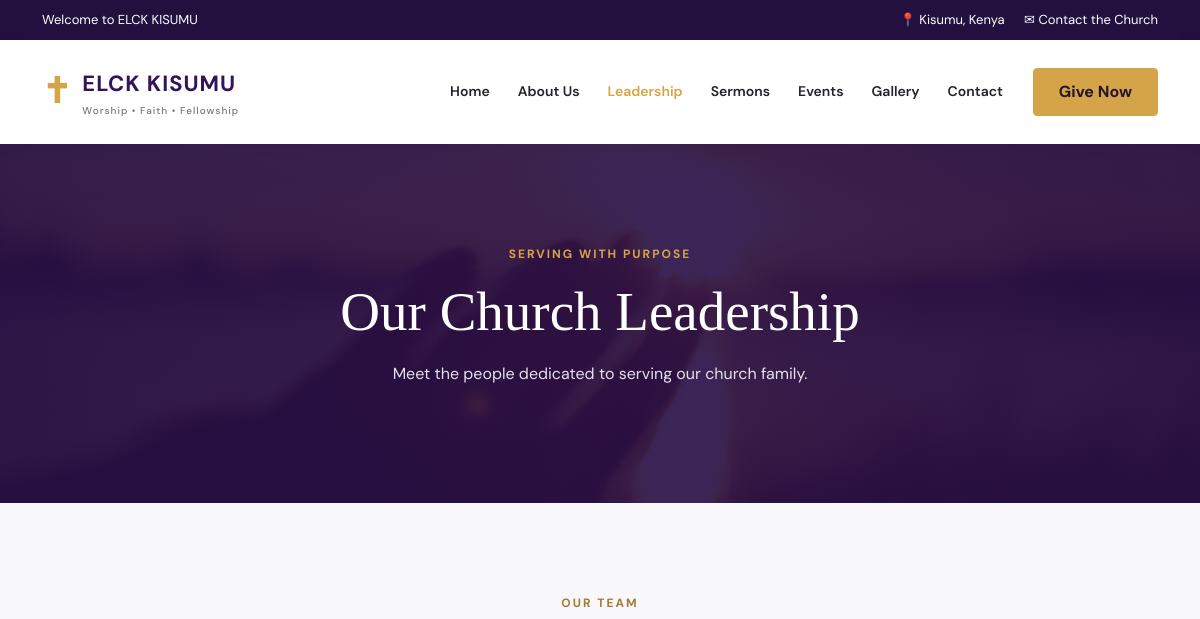
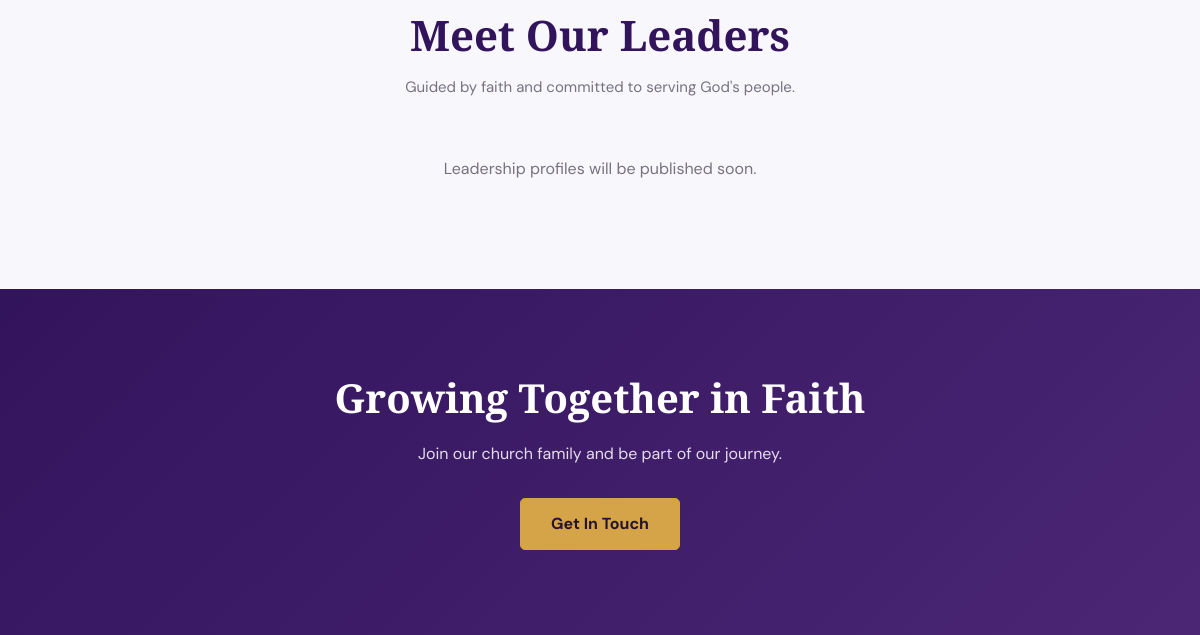
/leadership.php, run on an earlier commit of the app's database (2 pictures, top to bottom).
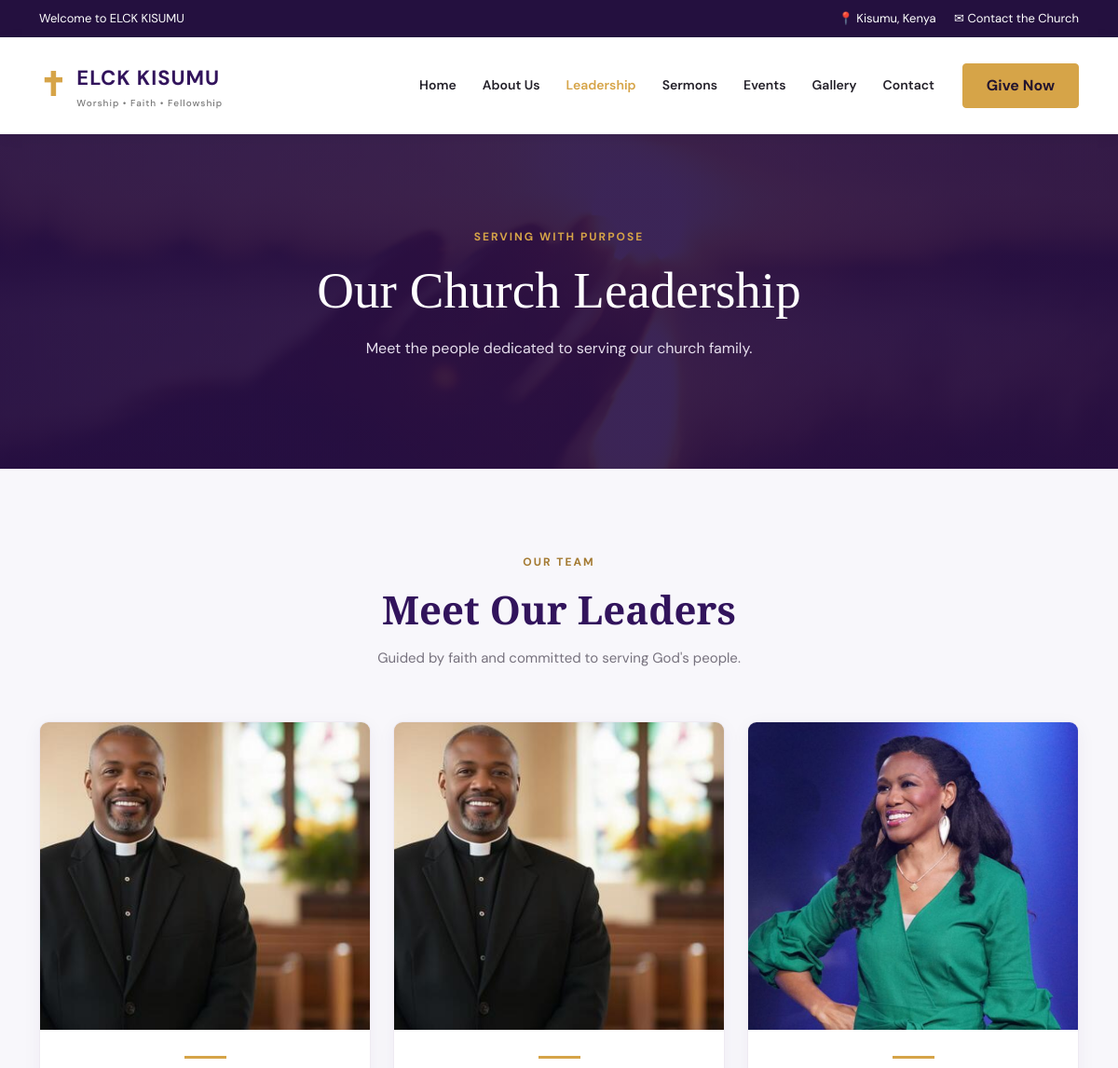
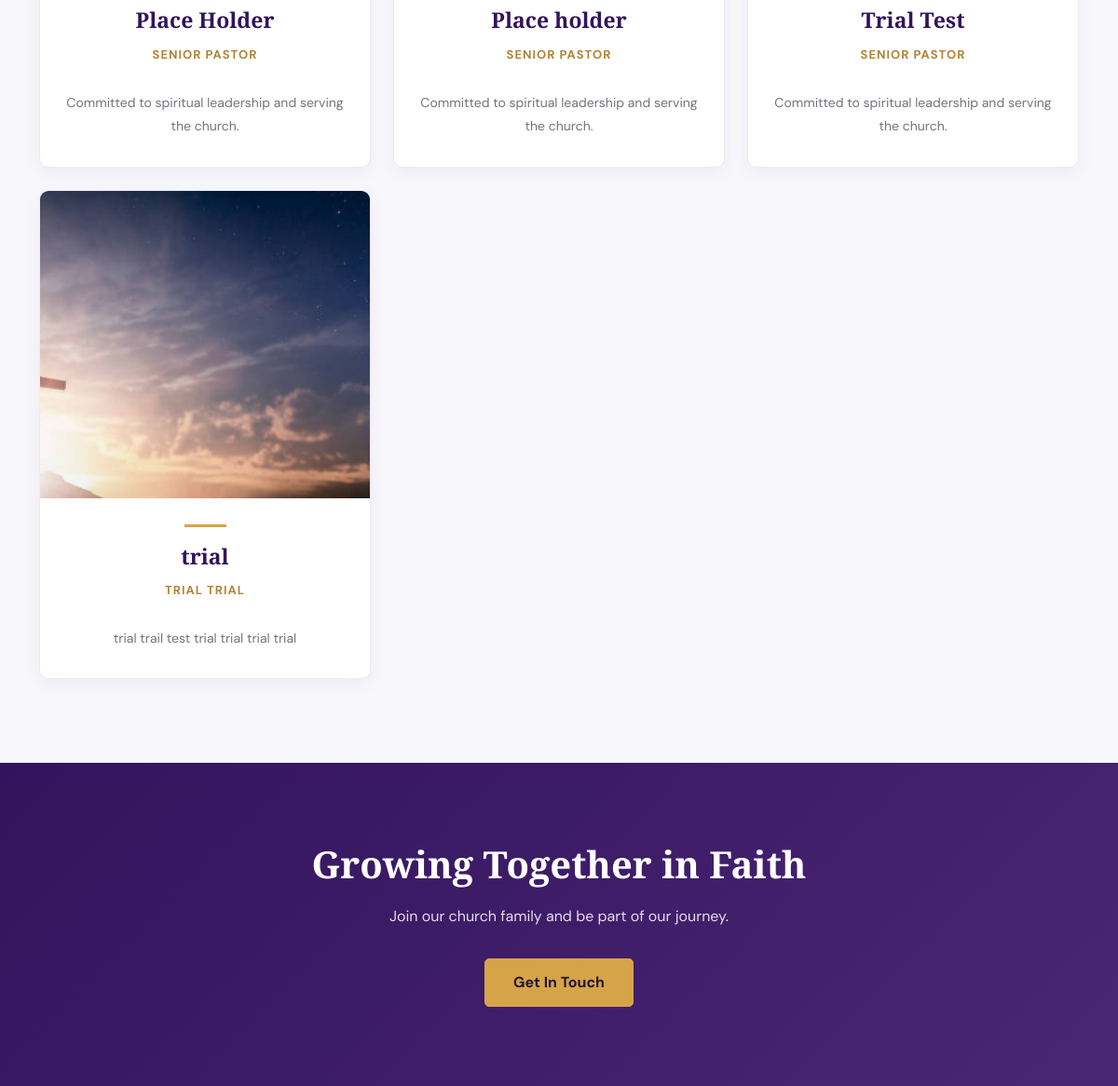
And on a later commit of the database (2 pictures, top to bottom).
### tables this page shows
CREATE TABLE `leaders` (
  `id` int(11) NOT NULL,
  `full_name` varchar(150) NOT NULL,
  `position` varchar(150) NOT NULL,
  `biography` text DEFAULT NULL,
  `photo` varchar(255) DEFAULT NULL,
  `created_at` timestamp NOT NULL DEFAULT current_timestamp()
);

### leadership.php (the view, shortened to what this page needs)
<?php
require_once 'config/database.php';
$stmt = $pdo->query("
    SELECT * FROM leaders
    ORDER BY id ASC
");
$leaders = $stmt->fetchAll();
require_once 'includes/header.php';
?>
<section class="page-banner">
    <div class="container text-center">
        <span class="section-label light-label">SERVING WITH PURPOSE</span>
        <h1>Our Church Leadership</h1>
        <p>Meet the people dedicated to serving our church family.</p>
    </div>
</section>
<section class="leadership-section">
    <div class="container">
        <div class="section-heading text-center">
            <span class="section-label">OUR TEAM</span>
            <h2 class="section-title">Meet Our Leaders</h2>
            <p>Guided by faith and committed to serving God's people.</p>
        </div>
        <div class="row g-4">
            <?php if ($leaders): ?>
                <?php foreach ($leaders as $leader): ?>
                    <div class="col-md-4">
                        <div class="leader-card">
                            <?php if (!empty($leader['photo'])): ?>
                                <img
                                    src="uploads/<?= htmlspecialchars($leader['photo']) ?>"
                                    class="leader-image"
                                    alt="<?= htmlspecialchars($leader['full_name']) ?>"
                                >
                            <?php else: ?>
                                <div class="leader-placeholder">✝</div>
                            <?php endif; ?>
                            <div class="leader-details">
                                <h4>
                                    <?= htmlspecialchars($leader['full_name']) ?>
                                </h4>
                                <span>
                                    <?= htmlspecialchars($leader['position']) ?>
                                </span>
                                <p class="mt-3">
                                    <?= htmlspecialchars($leader['biography'] ?? '') ?>
                                </p>
                            </div>
                        </div>
                    </div>
                <?php endforeach; ?>
            <?php else: ?>
                <div class="col-12 text-center">
                    <p>Leadership profiles will be published soon.</p>
                </div>
            <?php endif; ?>
        </div>
    </div>
</section>
<section class="about-cta">
    <div class="container text-center">
        <h2>Growing Together in Faith</h2>
        <p>Join our church family and be part of our journey.</p>
        <a href="contact.php" class="btn btn-gold">Get In Touch</a>
    </div>
</section>

### includes/header.php (shortened to what this page needs)
<?php
$current_page = basename($_SERVER['PHP_SELF']);
?>
<!DOCTYPE html>
<html lang="en">
<head>
    <link href="https://cdn.jsdelivr.net/npm/bootstrap@5.3.3/dist/css/bootstrap.min.css" rel="stylesheet">
    <link rel="stylesheet" href="assets/css/style.css">
</head>
<body>
<div class="top-bar">
    <div class="container d-flex justify-content-between flex-wrap">
        <div>
            <span>Welcome to ELCK KISUMU</span>
        </div>
        <div>
            <span>📍 Kisumu, Kenya</span>
            <span class="ms-3">✉ Contact the Church</span>
        </div>
    </div>
</div>
<nav class="navbar navbar-expand-lg main-navbar sticky-top">
    <div class="container">
        <a class="navbar-brand" href="index.php">
            <span class="brand-symbol">✝</span>
            <span>
                ELCK KISUMU
                <small>Worship • Faith • Fellowship</small>
            </span>
        </a>
        <div class="collapse navbar-collapse" id="mainNav">
            <ul class="navbar-nav ms-auto align-items-lg-center">
                <li class="nav-item">
                    <a class="nav-link <?= $current_page == 'index.php' ? 'active' : '' ?>"
                       href="index.php">Home</a>
                </li>
                <li class="nav-item">
                    <a class="nav-link <?= $current_page == 'about.php' ? 'active' : '' ?>"
                       href="about.php">About Us</a>
                </li>
                <li class="nav-item">
                    <a class="nav-link <?= $current_page == 'leadership.php' ? 'active' : '' ?>"
                       href="leadership.php">Leadership</a>
                </li>
                <li class="nav-item">
                    <a class="nav-link <?= $current_page == 'sermons.php' ? 'active' : '' ?>"
                       href="sermons.php">Sermons</a>
                </li>
                <li class="nav-item">
                    <a class="nav-link <?= $current_page == 'events.php' ? 'active' : '' ?>"
                       href="events.php">Events</a>
                </li>
                <li class="nav-item">
                    <a class="nav-link <?= $current_page == 'gallery.php' ? 'active' : '' ?>"
                       href="gallery.php">Gallery</a>
                </li>
                <li class="nav-item">
                    <a class="nav-link <?= $current_page == 'contact.php' ? 'active' : '' ?>"
                       href="contact.php">Contact</a>
                </li>
                <li class="nav-item ms-lg-3">
                    <a href="giving.php" class="btn btn-gold">
                        Give Now
                    </a>
                </li>
            </ul>
        </div>
    </div>
</nav>
<main>

What changed in the data, as far as the page shows it:
added leaders: photo (picture), full_name "Place Holder", position "SENIOR PASTOR", biography "Committed to spiritual leadership and serving the church."
added leaders: photo (picture), full_name "Place holder", position "SENIOR PASTOR", biography "Committed to spiritual leadership and serving the church."
added leaders: photo (picture), full_name "Trial Test", position "SENIOR PASTOR", biography "Committed to spiritual leadership and serving the church."
added leaders: photo (picture), full_name "trial", position "TRIAL TRIAL", biography "trial trail test trial trial trial trial"
Also different on the page:
text no longer shown: "Leadership profiles will be published soon."
